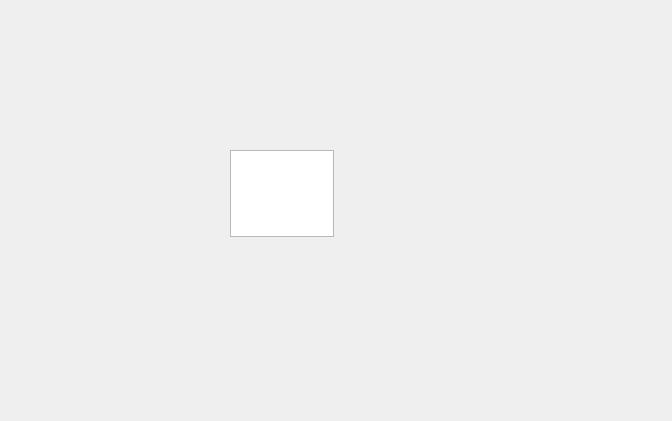
<?xml version="1.0" encoding="UTF-8"?>
<ui version="4.0">
 <class>FormDoc</class>
 <widget class="QWidget" name="FormDoc">
  <property name="geometry">
   <rect>
    <x>0</x>
    <y>0</y>
    <width>672</width>
    <height>421</height>
   </rect>
  </property>
  <property name="windowTitle">
   <string>Form</string>
  </property>
  <widget class="QPlainTextEdit" name="plainTextEdit">
   <property name="geometry">
    <rect>
     <x>230</x>
     <y>150</y>
     <width>104</width>
     <height>87</height>
    </rect>
   </property>
  </widget>
  <action name="actOpen">
   <property name="icon">
    <iconset resource="res.qrc">
     <normaloff>:/images/images/122.bmp</normaloff>:/images/images/122.bmp</iconset>
   </property>
   <property name="text">
    <string>打开</string>
   </property>
   <property name="toolTip">
    <string>打开文件</string>
   </property>
  </action>
  <action name="actCut">
   <property name="icon">
    <iconset resource="res.qrc">
     <normaloff>:/images/images/200.bmp</normaloff>:/images/images/200.bmp</iconset>
   </property>
   <property name="text">
    <string>剪切</string>
   </property>
   <property name="toolTip">
    <string>剪切</string>
   </property>
   <property name="shortcut">
    <string>Ctrl+X</string>
   </property>
  </action>
  <action name="actCopy">
   <property name="icon">
    <iconset resource="res.qrc">
     <normaloff>:/images/images/202.bmp</normaloff>:/images/images/202.bmp</iconset>
   </property>
   <property name="text">
    <string>复制</string>
   </property>
   <property name="toolTip">
    <string>复制</string>
   </property>
   <property name="shortcut">
    <string>Ctrl+C</string>
   </property>
  </action>
  <action name="actPaste">
   <property name="icon">
    <iconset resource="res.qrc">
     <normaloff>:/images/images/204.bmp</normaloff>:/images/images/204.bmp</iconset>
   </property>
   <property name="text">
    <string>粘贴</string>
   </property>
   <property name="toolTip">
    <string>粘贴</string>
   </property>
   <property name="shortcut">
    <string>Ctrl+V</string>
   </property>
  </action>
  <action name="actFont">
   <property name="icon">
    <iconset resource="res.qrc">
     <normaloff>:/images/images/506.bmp</normaloff>:/images/images/506.bmp</iconset>
   </property>
   <property name="text">
    <string>字体</string>
   </property>
   <property name="toolTip">
    <string>设置字体</string>
   </property>
  </action>
  <action name="actClose">
   <property name="icon">
    <iconset resource="res.qrc">
     <normaloff>:/images/images/132.bmp</normaloff>:/images/images/132.bmp</iconset>
   </property>
   <property name="text">
    <string>关闭</string>
   </property>
   <property name="toolTip">
    <string>关闭本窗口</string>
   </property>
  </action>
  <action name="actUndo">
   <property name="icon">
    <iconset resource="res.qrc">
     <normaloff>:/images/images/206.bmp</normaloff>:/images/images/206.bmp</iconset>
   </property>
   <property name="text">
    <string>撤销</string>
   </property>
   <property name="toolTip">
    <string>撤销编辑操作</string>
   </property>
   <property name="shortcut">
    <string>Ctrl+Z</string>
   </property>
  </action>
  <action name="actRedo">
   <property name="icon">
    <iconset resource="res.qrc">
     <normaloff>:/images/images/208.bmp</normaloff>:/images/images/208.bmp</iconset>
   </property>
   <property name="text">
    <string>重复</string>
   </property>
   <property name="toolTip">
    <string>重复编辑操作</string>
   </property>
  </action>
 </widget>
 <resources>
  <include location="res.qrc"/>
 </resources>
 <connections/>
</ui>
